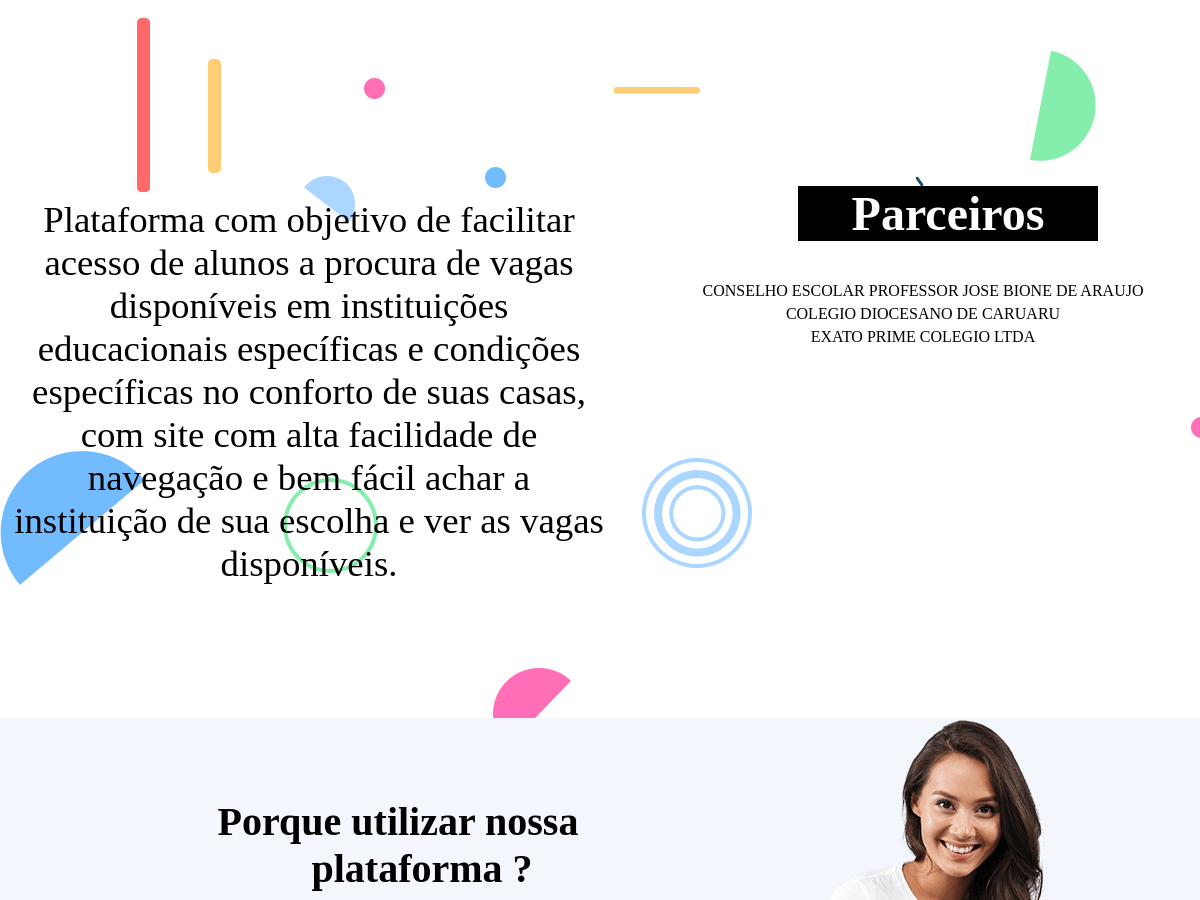
Before: / (middle part) with the older database file.
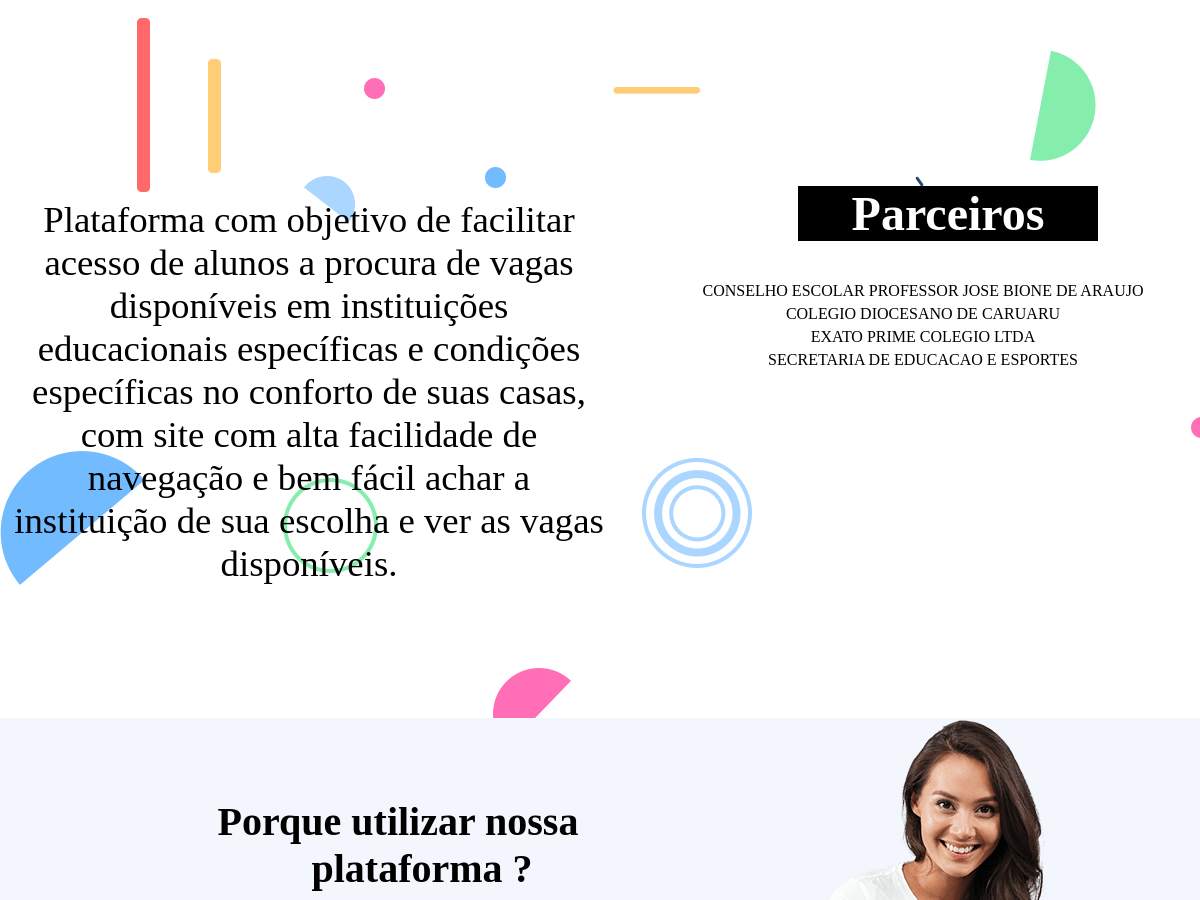
After: the same page with the newer database file.
### tables this page shows
CREATE TABLE `escolas` (
  `id` int NOT NULL,
  `razaoSocial` varchar(150) DEFAULT NULL,
  `cnpj` varchar(35) DEFAULT NULL,
  `cidade` varchar(90) DEFAULT NULL,
  `estado` varchar(70) DEFAULT NULL
);

### App/Core/Controller.php (called while the page is built, shortened)
<?php
class Controller {
    public function model($model) {
        return new $model;
    }
    public function view($view, $data = []) {
        require_once 'App/Views/'.$view.'.php';
    }
}

### App/Controllers/educacional.php (called while the page is built, shortened)
<?php
class Educacional extends Controller{
	public function home(){
		$escolasDao = $this->model('EscolaDao');
		$listaEscolas = $escolasDao->listarTodasAsEscolas();
		$this->view('home/principal', $dados = ['escolasLista' => $listaEscolas]);
	}
}

### App/Core/App.php (called while the page is built, shortened)
<?php
class App {
    protected $method = 'home';
    public function __construct(){
       ($url = $this->parseURL());
        $this->controller = new $this->controller;
    $this->params = $url ? array_values($url): [];
    call_user_func_array([$this->controller,$this->method], $this->params);
    }
    public function parseURL(){
        return explode('/',filter_var ($_SERVER['SERVER_NAME'].$_SERVER['REQUEST_URI'],FILTER_SANITIZE_URL));
    }
}

### index.php (called while the page is built, shortened)
<?php
 $app = new App\Core\App();

### App/Core/Conexao.php (called while the page is built, shortened)
<?php
class Conexao{
    private static $instance;
    public static function getConn(){
        if(!isset(self::$instance)):
            self::$instance = new \PDO('mysql:host=localhost;dbname=educacionalvagas;charset=utf8','root', '12345');
        endif;
        return self::$instance;
    }
}

### App/Models/EscolaDao.php (called while the page is built, shortened)
<?php
class EscolaDao extends Conexao{
	public function listarTodasAsEscolas(){
		$query = "SELECT * FROM escolas";
		$stmt = Conexao::getConn()->prepare($query);
		$stmt->execute();
		if($stmt->rowCount() > 0):
			$resultado = $stmt->fetchAll(\PDO::FETCH_ASSOC);
			return $resultado;
		else:
			return [];
		endif;
	}
}

### App/Views/home/principal.php (the view, shortened to what this page needs)
<!DOCTYPE html>
<html>
        <link rel="stylesheet" href="<?php echo URL_BASE; ?>Resource/css/principal.css">
        <link rel="stylesheet" href="https://use.fontawesome.com/releases/v5.3.1/css/all.css">
    <body>
        <section id="buscar">
        </section>
        <section id="sobre">
            <p>Plataforma com objetivo de facilitar acesso de alunos a procura de vagas disponíveis em instituições educacionais específicas e condições específicas no conforto de suas casas, com site com alta facilidade de navegação e bem fácil achar a instituição de sua escolha e ver as vagas disponíveis.</p>
            <div class="parceiros">
                <h1>Parceiros</h1> <br> <br>
                <nav id="parceirosList">
                   <ul>
                <?php foreach($data['escolasLista'] as $escolas): ?>
                    <li><?php echo $escolas['razaoSocial']; ?></li>
                <?php endforeach; ?>
                   </ul>
                </nav>
            </div>
        </section>
        <section id="apresentacao">
            <div class="conteudoTexto">
                <div class="textoInformativo">
                    <h2>Porque utilizar nossa <br><span>plataforma ?</span></h2>
                </div><br><br>
            </div>
            <div class="conteudoImagem">
                <img src="imagens/sobre.png" alt="">
            </div>
        </section>
    </body>
</html>

Changed rows visible on the page:
added escolas: razaoSocial "SECRETARIA DE EDUCACAO E ESPORTES"
